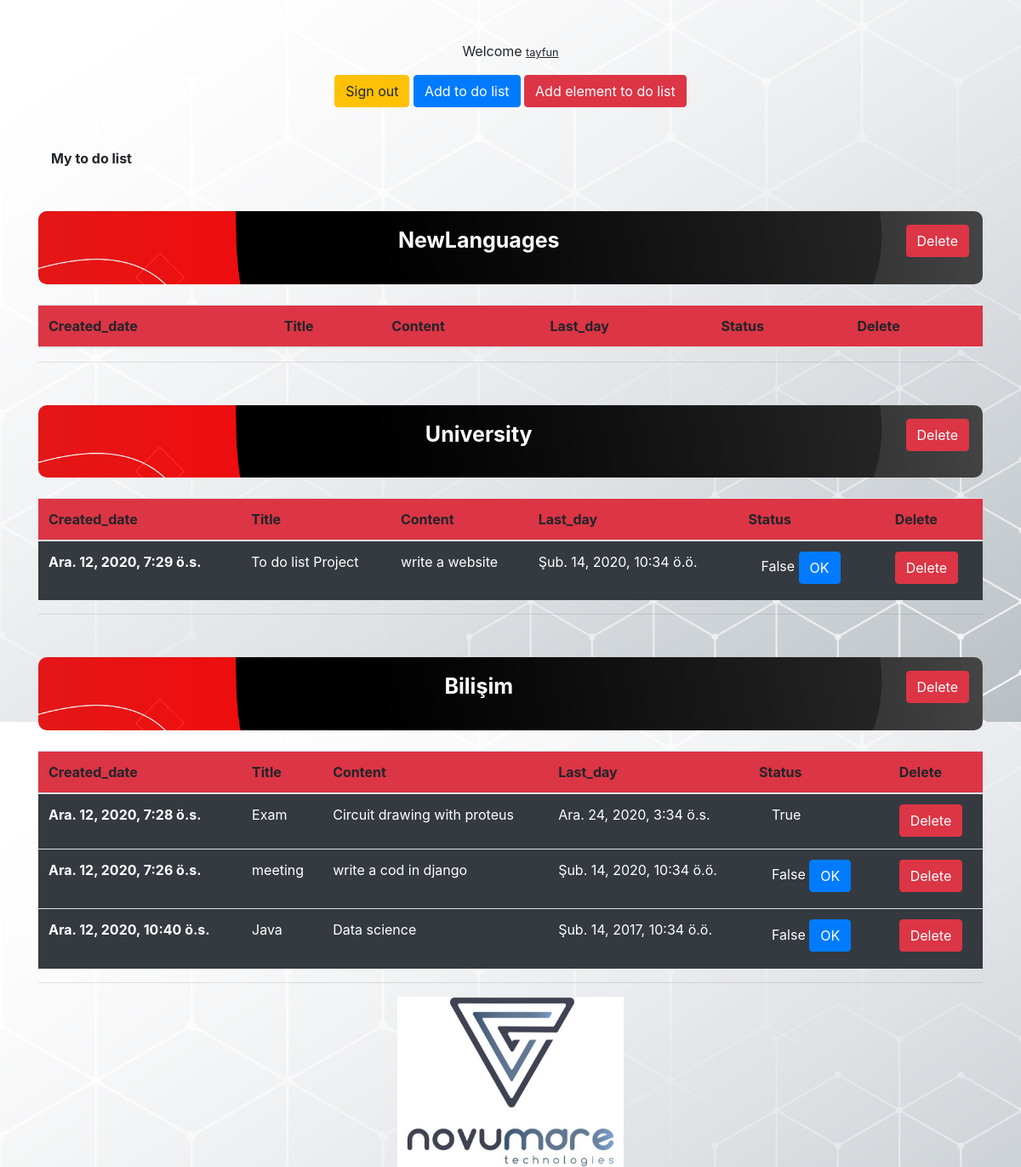
Page /Home/ (signed in) on the committed database.
### Home/models.py (models this page shows, shortened)
class ToDoList(models.Model):
    author = models.ForeignKey("auth.User", on_delete=models.CASCADE)
    name = models.CharField(max_length=100, verbose_name="Yapılacak Listesi")
    created_date=models.DateTimeField(auto_now_add=True)
    class Meta:
        ordering = ['-created_date']

class Items(models.Model):
    author=models.ForeignKey("auth.User",on_delete=models.CASCADE,related_name="kullanici")
    todolist = models.ForeignKey(ToDoList, on_delete=models.CASCADE)
    title = models.CharField(max_length=60, verbose_name="Başlık")
    content = models.TextField(blank=True, null=True, verbose_name="Açıklama")
    last_date = models.DateTimeField(verbose_name="Tarih")
    created_date = models.DateTimeField(auto_now_add=True)
    durum = models.BooleanField(default=False, verbose_name="Yapıldı")
    class Meta:
        ordering=['-last_date']

### Home/views.py (the view)
# urls.py: 2. Add a URL to urlpatterns:  path('', Home.as_view(), name='home')
def Home(request):
    listem=ToDoList.objects.filter(author=request.user)
    flag=True
    context={}
    if not listem:
        flag=False
        context={
            "flag":flag
        }
        return render(request, "index.html",context)
    else:
        datas=[]
        for i in range(0,len(listem)): # 2     0 1 2         0 1 2 3
            datas.append([Items.objects.filter(todolist=listem[i])])
        counter=Counter()
        counter.sifirla()
        context = {
            "listem": listem,
            "datas": datas,
            "flag":flag,
            "uzunluk":range(len(listem)),
            "counter":counter.deger,
            "degisken":counter,
            "range":range(10),
            "dizuzun":len(listem),
            "denet":True
        }
        return render(request,"index.html",context)

### Home/myClass.py (called while the page is built)
    def arttir(self):
        self.count+=1
        return self.count

    def sifirla(self):
        self.count=0
        return self.count

    def deger(self):
        return self.count

### Home/templatetags/Send.py (called while the page is built)
@register.filter
def index(d, i):
    return d[i]

### Home/templatetags/donme.py (called while the page is built)
@register.filter
def donn(d):
    return range(0,d)

### Home/templatetags/lenng.py (called while the page is built)
@register.filter
def length(d):
    return len(d)

### templates/index.html (shortened to what this page needs)
<!DOCTYPE html>
{% load static %}
<html lang="en">
<head>
        <link rel="stylesheet" href="https://stackpath.bootstrapcdn.com/bootstrap/4.4.1/css/bootstrap.min.css"
>
    <link rel="stylesheet" href="https://cdnjs.cloudflare.com/ajax/libs/font-awesome/4.7.0/css/font-awesome.min.css">
    <link rel="stylesheet" href="{% static 'dataTables.bootstrap4.min.css' %}">
    <link rel="stylesheet" href="{% static 'main.css' %}">
</head>
<body>
    {% load Send %}
    {% load lenng %}
    {% load crispy_forms_tags %}
    {% load donme %}
    <div class="container text-center mt-5">
        <p>Welcome <small style="text-decoration: underline;">{{request.user.username}}</small></p>
    </div>
    <div class="container text-center">
        <a href="/user/logout" class="btn btn-warning">Sign out</a>
        <a href="/my/yapadd" class="btn btn-primary">Add to do list</a>
        <a href="/my/yapitem" class="btn btn-danger">Add element to do list</a>
    </div>
    <div class="container mt-5">
        {% if flag %}
            <div class="container">
                <p class="card-text font-weight-bold">My to do list</p>
            </div>
            {% for i in uzunluk %}
                {% with veri=listem|index:i %}
                <div id="main" class="container p-3 mb-4 text-center">
                    <p id="title" class="card-text text-white">{{veri.name}}</p>
                    <p style="display: inline-block;float: right;"><a href="/deleteList/{{veri.id}}" class="btn btn-danger">Delete</a></p>
                {% endwith %}
                </div>
                <table id="myTable{{degisken.deger}}" class="table bg-danger">
                    <thead>
                        <tr>
                            <th scope="col">Created_date</th>
                            <th scope="col">Title</th>
                            <th scope="col">Content</th>
                            <th scope="col">Last_day</th>
                            <th scope="col">Status</th>
                            <th scope="col">Delete</th>
                        </tr>
                    </thead>
                    <tbody>
                        {% with mylist=datas|index:i %}
                            {% with indirme=mylist|index:0 %}
                                {% with uzu=indirme|length %}
                                    {% with dongu=uzu|donn %}
                                        {% for k in dongu %}
                                            {% with son=indirme|index:k %}
                                                <tr class="bg-dark text-white">
                                                    <th scope="row">{{son.created_date}}</th>
                                                    <td>{{son.title}}</td>
                                                    <td>{{son.content}}</td>
                                                    <td>{{son.last_date}}</td>
                                                    <td><div class="container">
                                                        <p style="display: inline-block;">{{son.durum}}</p>
                                                        {% if son.durum == False %}
                                                            <a href="/update/{{son.id}}" class="btn btn-primary">OK</a>
                                                        {% endif %}
                                                    </div></td>
                                                    <td><a href="/delete/{{son.id}}" class="btn btn-danger">Delete</a></td>
                                                </tr>
                                            {% endwith %}
                                        {% endfor %}
                                    {% endwith %}
                                {% endwith %}
                             {% endwith %}
                        {% endwith %}
                    </tbody>
                </table>
                <hr>
            {% endfor %}
        {% else %}
        <div class="container mt-3 bg-danger text-center text-white shadow-lg p-3">
            <p class="card-text">Listeniz boş</p>
        </div>
        {% endif %}
        <div id="novumare" class="container text-center mt-2 mb-2">
            <img id="photo" src="/static/image/45.jpeg" alt="">
        </div>
    </div>
    <link rel="stylesheet" type="text/css" href="https://cdn.datatables.net/v/dt/dt-1.10.22/datatables.min.css" />
</body>
</html>

### static/main.css (style rules this page uses)
* { margin: 0; padding: 0; box-sizing: border-box; }
body { width: 100%; height: 100vh; background: url(/static/image/12.jpg); background-size: cover; }
body #main { margin-top: 50px; border-radius: 10px; background: url(/static/image/25109.jpg); background-size: cover; }
body #main #title { display: inline-block; color: black; font-weight: bold; font-size: 25px; }
body #photo { height: 200px; width: 200; }

### rows in the picture
ToDoList: name "NewLanguages"
ToDoList: name "University"
Items: created_date "Ara. 12, 2020, 7:29 ö.s.", title "To do list Project", content "write a website", last_date "Şub. 14, 2020, 10:34 ö.ö.", durum "False"
ToDoList: name "Bilişim"
Items: created_date "Ara. 12, 2020, 7:28 ö.s.", title "Exam", content "Circuit drawing with proteus", last_date "Ara. 24, 2020, 3:34 ö.s.", durum "True"
Items: created_date "Ara. 12, 2020, 7:26 ö.s.", title "meeting", content "write a cod in django", last_date "Şub. 14, 2020, 10:34 ö.ö.", durum "False"
Items: created_date "Ara. 12, 2020, 10:40 ö.s.", title "Java", content "Data science", last_date "Şub. 14, 2017, 10:34 ö.ö.", durum "False"

### other values in the picture
{{ request.user.username }} "tayfun"
